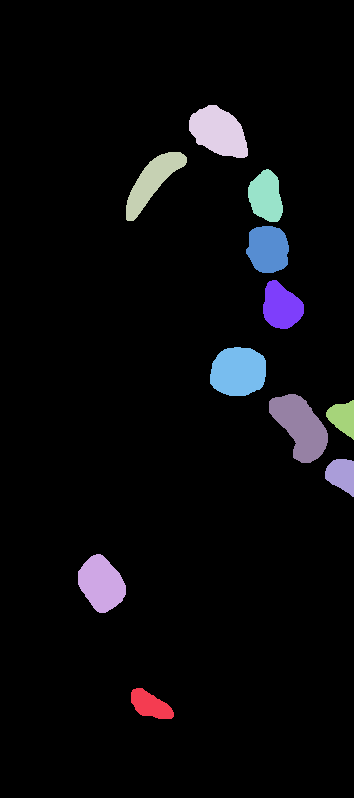
#> input picture primitive-visceral-endoderm/segmentations.tif, 354 x 798 px
$ python remove-shadow-nucleus.py
#> lines starting #> are read from the running program, lines starting #| are printed output that depends on the picture
import numpy as np
from skimage.io import imread, imsave
from skimage.measure import label

# -----------------------
# Load original labels
# -----------------------
labels = imread("segmentations.tif")
#> labels is the input picture: shape (798, 354) uint32; 12 distinct labels, from 0 to 11

# -----------------------
# Remove one label
# -----------------------
label_to_remove = 2   # NOTE: label 2 is the shadow

labels_clean = labels.copy()
labels_clean[labels_clean == label_to_remove] = 0
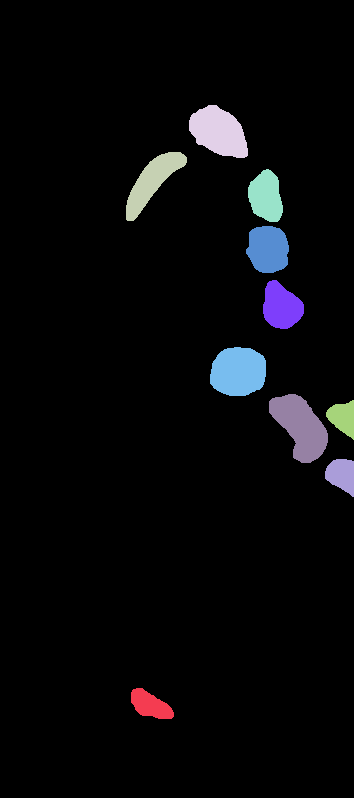
#> labels_clean: shape (798, 354) uint32; 11 distinct labels, from 0 to 11; one colour per label, 0 black

# Relabel to keep labels contiguous (1,2,3,...)
labels_clean = label(labels_clean > 0)
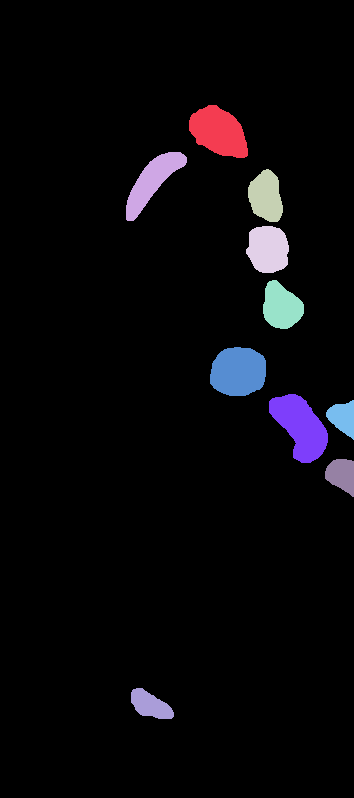
#> labels_clean: shape (798, 354) int32; 11 distinct labels, from 0 to 10; one colour per label, 0 black

# -----------------------
# Save new TIFF
# -----------------------
imsave(
    f"segmentations_removed_label{label_to_remove}.tif",
    labels_clean.astype(np.uint16)
)
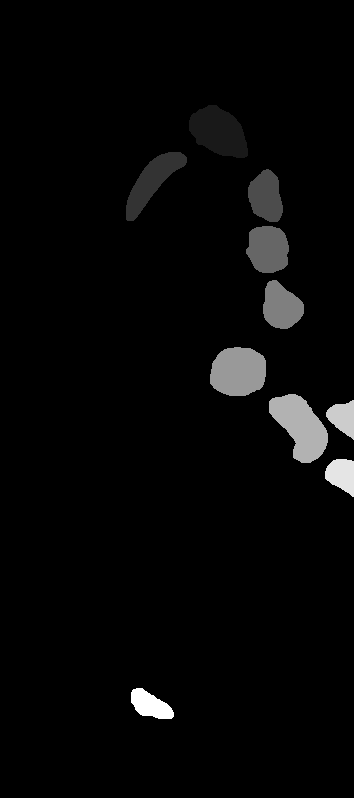
#> saved as segmentations_removed_label2.tif: shape (798, 354) uint16; min 0, max 10, mean 0.265; drawn with min black and max white

print(f"Saved segmentations_removed_label{label_to_remove}.tif")

$ run again, with primitive-visceral-endoderm/16S3_VE+INT+PE.tif copied over primitive-visceral-endoderm/segmentations.tif
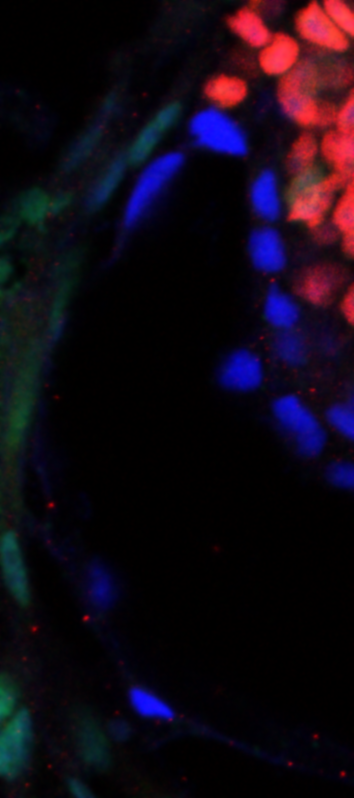
#> input picture primitive-visceral-endoderm/16S3_VE+INT+PE.tif, 354 x 798 px
#> labels is the input picture: shape (798, 354, 3); mean R, G, B 18.2, 8.3, 20.5
#> `labels_clean = label(labels_clean > 0)`:
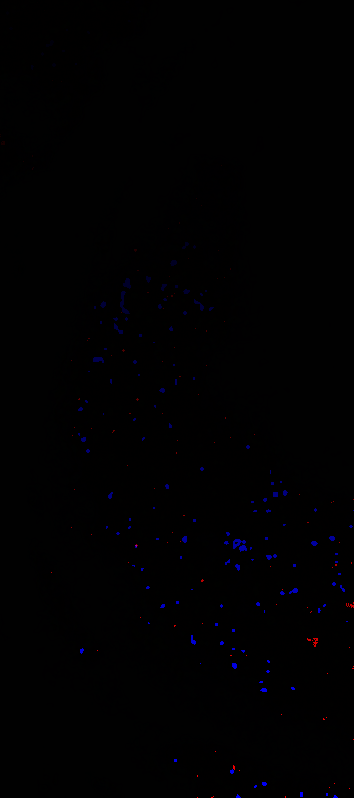
#> labels_clean: shape (798, 354, 3) int32; mean R, G, B 0.9, 0.5, 1.4
